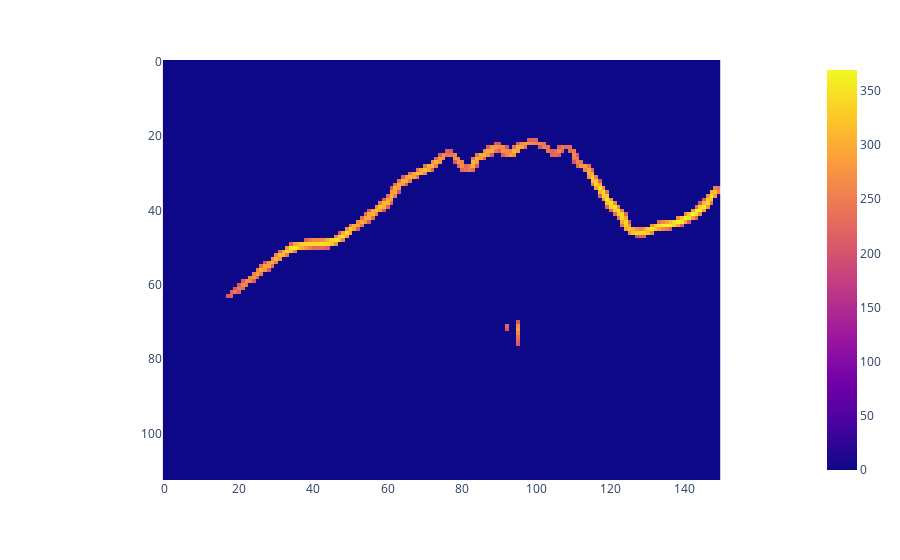

Write notebook code for a chart like this one.
### Code cell
pn=120
# between 0 and 15.81
T = 200
thresh = (img_grad_mag > T)
img_grad_map_thresholded = np.zeros_like(img_grad_mag)
img_grad_map_thresholded[thresh] = img_grad_mag[thresh]
#plt.subplot(pn:=pn+1).set_title("Thesholded image")
px.imshow(img_grad_map_thresholded)
#plt.tight_layout()

### Figure 1 — Plotly figure (JSON) as saved in the notebook; plotly's stock layout.template omitted (floating-point values rounded to 4 significant figures; data arrays with more than 128 entries replaced by an {"elided": "..."} marker saying what was removed)
{"data": [{"coloraxis": "coloraxis", "hovertemplate": "x: %{x}<br>y: %{y}<br>color: %{z}<extra></extra>", "name": "0", "type": "heatmap", "xaxis": "x", "yaxis": "y", "z": {"elided": "113x150 float values"}}], "layout": {"coloraxis": {"colorscale": [[0, "#0d0887"], [0.1111, "#46039f"], [0.2222, "#7201a8"], [0.3333, "#9c179e"], [0.4444, "#bd3786"], [0.5556, "#d8576b"], [0.6667, "#ed7953"], [0.7778, "#fb9f3a"], [0.8889, "#fdca26"], [1, "#f0f921"]]}, "margin": {"t": 60}, "xaxis": {"anchor": "y", "constrain": "domain", "domain": [0, 1], "scaleanchor": "y"}, "yaxis": {"anchor": "x", "autorange": "reversed", "constrain": "domain", "domain": [0, 1]}}}
